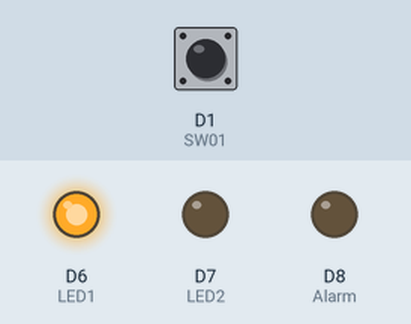
Bench run of a sketch on a simulated ESP8266 (NodeMCU). On the bench: output pins drawn as LEDs (lit = HIGH). The test bench sets the inputs (shaded band); at power-on: D1 (SW01) HIGH. What the sketch prints to the serial monitor is not drawn.

Above: at 3.2 s.
3.3 s: D1 (SW01) pulled LOW for 0.15 s
At 3.4 s:
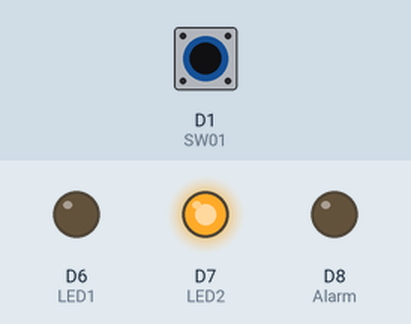
5.0 s: D1 (SW01) pulled LOW for 3.2 s
At 19.3 s:
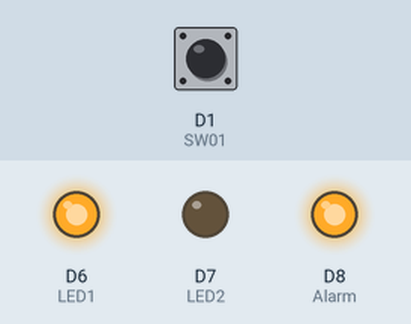
Timing chart, 0 to 19.7 s (numbered marks = the images above; inputs shaded):
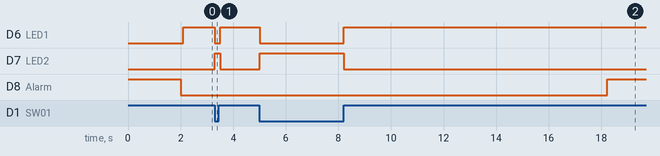

The sketch:

test_sensor.ino
```cpp
int SW01 = D1;
int SW02 = D2;
int LED0 = D5;
int LED1 = D6;
int LED2 = D7;
int Alarm= D8;
int count=0;  // นับเวลา นิ่ง
int statusSw1=0;

void setup() {
  //Serial.begin

  pinMode(D1, INPUT);
  pinMode(D2, INPUT);
  pinMode(LED1, OUTPUT);
  pinMode(LED2, OUTPUT);
  pinMode(Alarm, OUTPUT);

  digitalWrite(Alarm,HIGH);
  delay(2000);
  digitalWrite(Alarm,LOW);
  Serial.begin(9600);

}

void recvSensor1()
{
  delay(100);
  int sensor1 = digitalRead(SW01);
  //int sensor2 = digitalRead(SW02);
  if(sensor1 == LOW)
  {
    if(statusSw1 == HIGH)
    {
      count = 0;
      statusSw1 = LOW;
      Serial.println("ปกติ");
    }
    else{
      count++;
    }
   digitalWrite(LED1,LOW);//เหลือง
   digitalWrite(LED2,HIGH); // เขียว

  }else
  {
    if(statusSw1==LOW)
    {
      count=0;
      statusSw1=HIGH;
    }else
    {
      count++;
    }
       digitalWrite(LED1,HIGH);
       digitalWrite(LED2,LOW);
  }

}
void checkSleep()
{
    if(count>=100){
      digitalWrite(Alarm,HIGH);
      Serial.println("ล้ม");
    }
   else if(count <= 59){
    digitalWrite(Alarm,LOW);
      Serial.println("ปกติ");
   }
   else if(count <=60 || count >=90 ){
    Serial.println("หลับอยู่");
   }
}
void loop()
{
  recvSensor1();
  checkSleep();
}
```

Measured:
- after the input at 3.3 s, D6 (LED1): HIGH → LOW at once, → HIGH 0.20 s later; D7 (LED2): LOW → HIGH at once, → LOW 0.20 s later
- after the input at 5.0 s, D6 (LED1): HIGH → LOW at once, → HIGH 3.2 s later; D7 (LED2): LOW → HIGH at once, → LOW 3.2 s later; D8 (Alarm): LOW → HIGH after 13.2 s instead of 8.5 s
